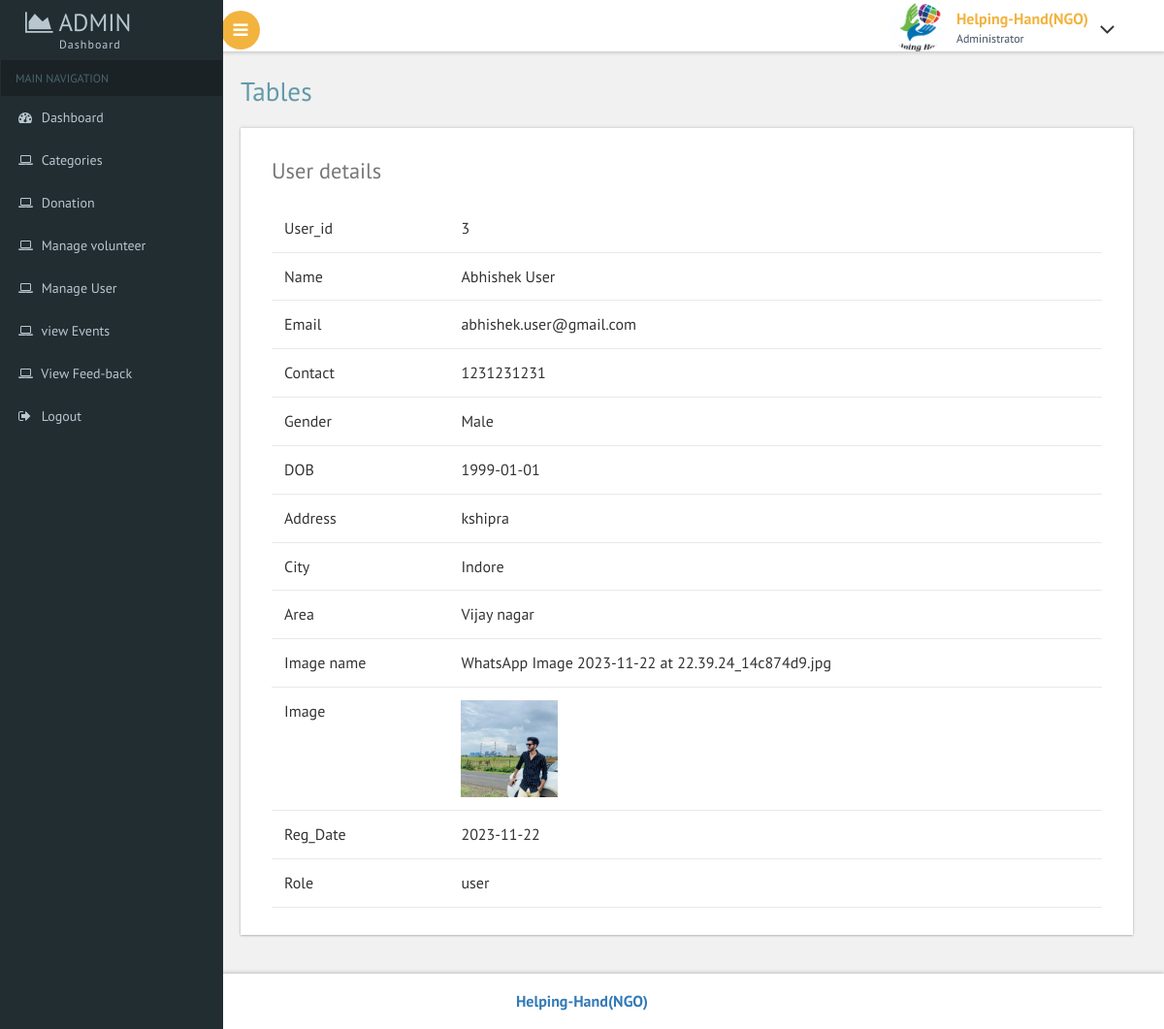
Page /admin/more_user.php?moreid=3 (signed in) on the committed database.
### tables this page shows
CREATE TABLE `user` (
  `user_id` int NOT NULL,
  `name` varchar(20) NOT NULL,
  `email` varchar(100) NOT NULL,
  `contact` bigint NOT NULL,
  `gender` varchar(10) NOT NULL,
  `dob` date NOT NULL,
  `address` text NOT NULL,
  `city_id` int NOT NULL,
  `area_id` int NOT NULL,
  `image` text NOT NULL,
  `reg_date` date NOT NULL,
  `password` varchar(50) NOT NULL,
  `role_id` int NOT NULL
);

CREATE TABLE `city` (
  `city_id` int NOT NULL,
  `city_name` varchar(20) NOT NULL,
  `state_id` int NOT NULL
);

CREATE TABLE `area` (
  `area_id` int NOT NULL,
  `area_name` varchar(20) NOT NULL,
  `city_id` int NOT NULL
);

CREATE TABLE `role` (
  `role_id` int NOT NULL,
  `role_name` varchar(20) NOT NULL
);

### admin/more_user.php (the view, shortened to what this page needs)
<?php
include 'common/connect.php';
$id=$_GET['moreid'];
$result1 = $obj->query("select * from user where user_id='$id'");
$row1 = $result1->fetch_object();
$city_id = $row1->city_id;
$city = $obj->query("select * from city where city_id=$city_id");
$row_city = $city->fetch_object();
$area_id = $row1->area_id;
$area = $obj->query("select * from area where area_id=$area_id");
$row_area = $area->fetch_object();
$role_id = $row1->role_id;
$role = $obj->query("select * from role where role_id=$role_id");
$row_role = $role->fetch_object();
?>
<!DOCTYPE HTML>
<html>
<head>
<link href="css/bootstrap.css" rel='stylesheet' type='text/css' />
<link href="css/style.css" rel='stylesheet' type='text/css' />
<link href="css/font-awesome.css" rel="stylesheet">
 <link href='css/SidebarNav.min.css' media='all' rel='stylesheet' type='text/css'/>
<link href="css/custom.css" rel="stylesheet">
</head>
<body class="cbp-spmenu-push">
	<div class="main-content">
	<div class="cbp-spmenu cbp-spmenu-vertical cbp-spmenu-left" id="cbp-spmenu-s1">
		<?php include 'common/sidebar.php' ?>
	</div>
		<?php include 'common/header.php' ?>
		<div id="page-wrapper">
			<div class="main-page">
				<div class="tables">
					<h2 class="title1">Tables</h2>
					<div class="panel-body widget-shadow">
						<h4>User details</h4>
						<table class="table" align="center">
							<thead>
								<tr>
								  <td>User_id</td>
								  <td><?php echo $row1->user_id; ?></td>
								</tr>
								<tr>
								  <td>Name</td>
								  <td><?php echo $row1->name; ?></td>
								</tr>
								<tr>
								  <td>Email</td>
								  <td><?php echo $row1->email; ?></td>
								</tr>
								<tr>
									<td>Contact</td>
									<td><?php echo $row1->contact; ?></td>
								</tr>
								<tr>
									<td>Gender</td>
									<td><?php echo $row1->gender; ?></td>
								</tr>
								<tr>
									<td>DOB</td>
									<td><?php echo $row1->dob; ?></td>
								</tr>
								<tr>
									<td>Address</td>
									<td><?php echo $row1->address; ?></td>
								</tr>
								<tr>
									<td>City</td>
									<td><?php echo $row_city->city_name; ?></td>
								</tr>
								<tr>
									<td>Area</td>
									<td><?php echo $row_area->area_name; ?></td>
								</tr>
								<tr>
									<td>Image name</td>
									<td><?php echo $row1->image; ?></td>
								</tr>
								<tr>
									<td>Image</td>
									<td><img src="../user1/upload/<?php echo $row1->image; ?>" height="100" width="100"></td>
								</tr>
								<tr>
									<td>Reg_Date</td>
									<td><?php echo $row1->reg_date; ?></td>
								</tr>
								<tr>
									<td>Role</td>
									<td><?php echo $row_role->role_name; ?></td>
								</tr>
							</thead>
						</table>
					</div>
				</div>
			</div>
		</div>
		<?php include 'common/footr.php' ?>
	</div>
</body>
</html>

### admin/css/custom.css (style rules this page uses)
#page-wrapper { padding:5em 2em 2.5em; background-color: #F1F1F1; }

### rows in the picture
user: user_id "3", name "Abhishek User", email "abhishek.user@gmail.com", contact "1231231231", gender "Male", dob "1999-01-01", address "kshipra", image "WhatsApp Image 2023-11-22 at 22.39.24_14c874d9.jpg", image (picture), reg_date "2023-11-22"
city: city_name "Indore"
area: area_name "Vijay nagar"
role: role_name "user"
